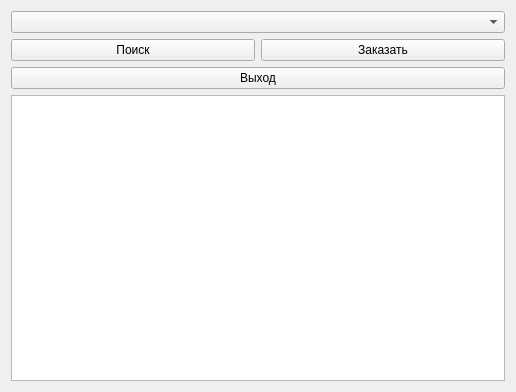
<?xml version="1.0" encoding="UTF-8"?>
<ui version="4.0">
 <class>Form</class>
 <widget class="QWidget" name="Form">
  <property name="geometry">
   <rect>
    <x>0</x>
    <y>0</y>
    <width>516</width>
    <height>392</height>
   </rect>
  </property>
  <property name="windowTitle">
   <string>Form</string>
  </property>
  <layout class="QVBoxLayout" name="verticalLayout">
   <item>
    <widget class="QComboBox" name="parameterSelection"/>
   </item>
   <item>
    <layout class="QHBoxLayout" name="horizontalLayout">
     <item>
      <widget class="QPushButton" name="queryButton">
       <property name="text">
        <string>Поиск</string>
       </property>
      </widget>
     </item>
     <item>
      <widget class="QPushButton" name="buttonsave">
       <property name="text">
        <string>Заказать</string>
       </property>
      </widget>
     </item>
    </layout>
   </item>
   <item>
    <widget class="QPushButton" name="btn">
     <property name="text">
      <string>Выход</string>
     </property>
    </widget>
   </item>
   <item>
    <widget class="QTableWidget" name="tableWidget"/>
   </item>
  </layout>
 </widget>
 <resources/>
 <connections/>
</ui>
